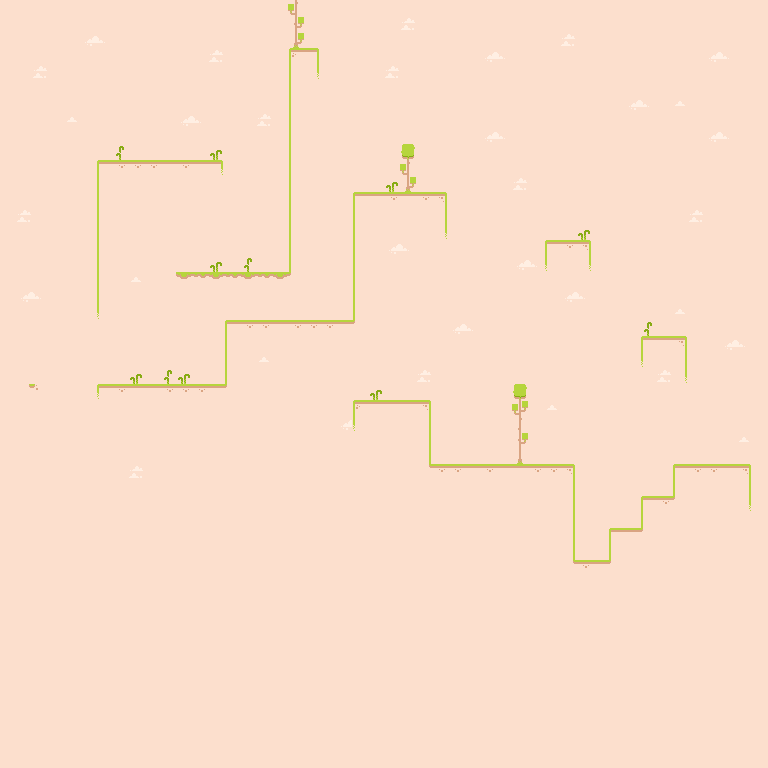

Tiled map render using the project's own tile images. Description and the map definition, with tile-layer contents summarised, below:
An orthogonal 48x48 tile map with 16x16 px tiles, 4 tile layers (BG, Clouds, Visuals, Ground) and 7 objects (3x enemy, 2x bug_yellow, player_spawn, bug_blue).

<map version="1.5" tiledversion="1.7.2" orientation="orthogonal" renderorder="right-down" width="48" height="48" tilewidth="16" tileheight="16" infinite="0" nextlayerid="6" nextobjectid="10">
 <tileset firstgid="1" source="../../tilemap.tsx" />
 <layer id="1" name="BG" width="48" height="48" locked="1">
  <data>[2304 cells, 2304 non-empty, 1 distinct tile ids]</data>
 </layer>
 <layer id="5" name="Clouds" width="48" height="48">
  <data>[2304 cells, 47 non-empty, 4 distinct tile ids]</data>
 </layer>
 <layer id="3" name="Visuals" width="48" height="48">
  <data>[2304 cells, 19 non-empty, 9 distinct tile ids]</data>
 </layer>
 <layer id="2" name="Ground" width="48" height="48">
  <data>[2304 cells, 137 non-empty, 20 distinct tile ids]</data>
 </layer>
 <objectgroup id="4" name="Objects">
  <object id="1" type="player_spawn" x="112" y="144">
   <point />
  </object>
  <object id="2" type="bug_yellow" x="240" y="304" />
  <object id="3" type="bug_yellow" x="368" y="384" />
  <object id="4" type="bug_blue" x="720" y="448" />
  <object id="5" type="enemy" x="464" y="448" />
  <object id="8" type="enemy" x="560" y="448" />
  <object id="9" type="enemy" x="400" y="176" />
 </objectgroup>
</map>
